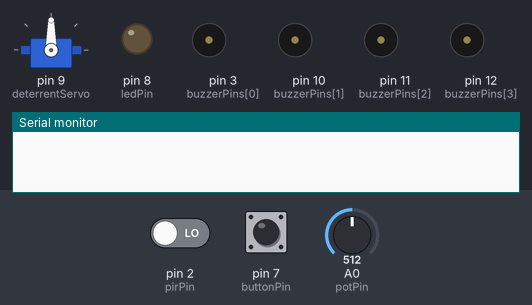
Simulated run of this sketch. Board: Arduino Uno, built with avr-gcc and run on an emulated ATmega328P. On the bench: servo, output pins drawn as LEDs (lit = HIGH), buzzer (waves = sounding, pin HIGH), the last lines printed to the serial monitor. The inputs (shaded band) are chosen by the test bench; at power-on: pin 2 (pirPin) LOW, A0 (potPin) = 512, pin 7 (buttonPin) LOW.

Above: at 1.2 s.
1.3 s: pin 2 (pirPin) driven HIGH
At 2.0 s:
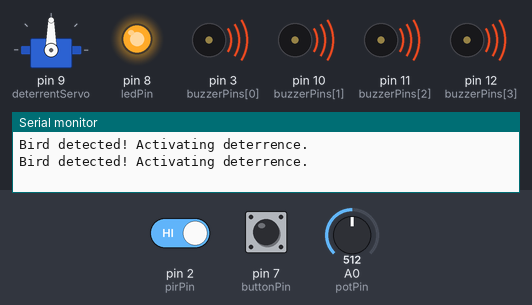
2.8 s: A0 (potPin) set to 354
4.3 s: A0 (potPin) set to 329
At 5.5 s:
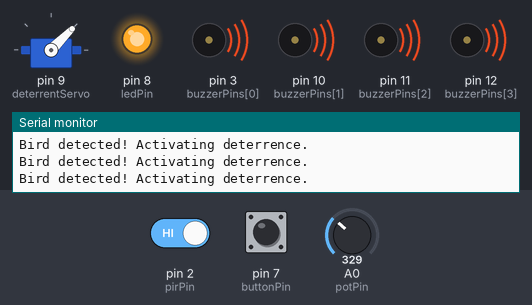
5.8 s: A0 (potPin) set to 692
At 7.0 s:
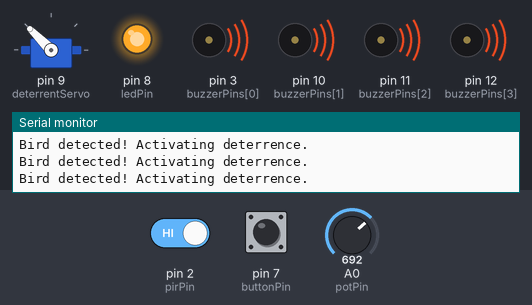
7.6 s: A0 (potPin) set to 664
At 8.4 s:
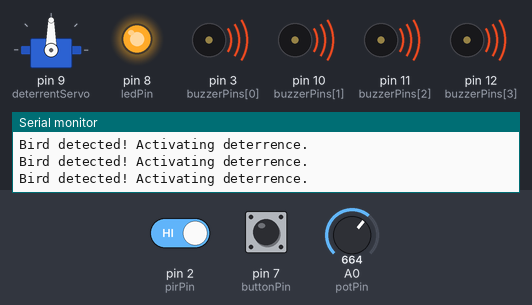
9.4 s: A0 (potPin) set to 716
At 11.1 s:
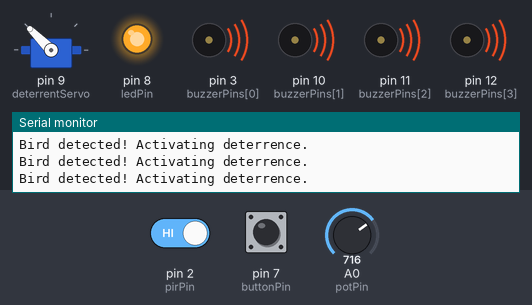
Timing chart, 0 to 12.2 s (numbered marks = the images above; inputs shaded):
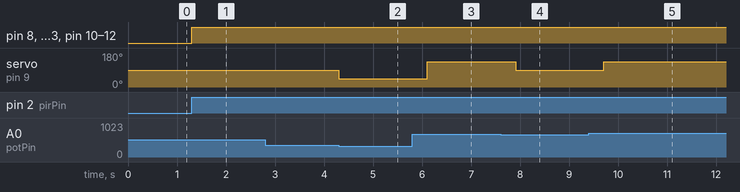

The sketch:

Aerohack_code_tinkercad.ino
```cpp
#include <Servo.h>

const int pirPin = 2;
const int buttonPin = 7;
const int potPin = A0;

const int buzzerPins[] = {3, 10, 11, 12};
const int numBuzzers = 4;

const int ledPin = 8;  // LED pin

Servo deterrentServo;

void setup() {
  pinMode(pirPin, INPUT);
  pinMode(buttonPin, INPUT);
  pinMode(ledPin, OUTPUT);  // Set LED pin as output

  for (int i = 0; i < numBuzzers; i++) {
    pinMode(buzzerPins[i], OUTPUT);
    digitalWrite(buzzerPins[i], LOW);
  }

  deterrentServo.attach(9);
  deterrentServo.write(90); // Centered initially

  Serial.begin(9600);
}

void loop() {
  bool pirDetected = digitalRead(pirPin);
  bool buttonPressed = digitalRead(buttonPin);

  if (pirDetected || buttonPressed) {
    int potValue = analogRead(potPin);  // 0–1023
    int angle;

    // Map potentiometer to direction angle (left to right)
    if (potValue < 341) {
      angle = 45;  // Left
    } else if (potValue < 682) {
      angle = 90;  // Center
    } else {
      angle = 135; // Right
    }

    deterrentServo.write(angle);

    // Activate all buzzers
    for (int i = 0; i < numBuzzers; i++) {
      digitalWrite(buzzerPins[i], HIGH);
    }

    digitalWrite(ledPin, HIGH);  // Turn LED on
    Serial.println("Bird detected! Activating deterrence.");
    delay(500);  // Brief delay to simulate deterrence time
  } else {
    // No detection: center servo, silence buzzers, turn off LED
    deterrentServo.write(90);

    for (int i = 0; i < numBuzzers; i++) {
      digitalWrite(buzzerPins[i], LOW);
    }

    digitalWrite(ledPin, LOW);  // Turn LED off
  }

  delay(100);  // Small debounce loop delay
}
```

Measured:
- the behaviour switches between 341 and 340 on A0 (potPin) (found by bisection; images 1 and 2)
- the behaviour switches between 682 and 681 on A0 (potPin) (found by bisection; images 3 and 4)
- after the input at 1.3 s, pin 8 (ledPin), pin 3 (buzzerPins[0]), pin 10 (buzzerPins[1]), pin 11 (buzzerPins[2]), pin 12 (buzzerPins[3]): LOW → HIGH at once
- after the input at 4.3 s, servo on pin 9 (deterrentServo): 90° → 45° at once
- after the input at 5.8 s, servo on pin 9 (deterrentServo): 45° → 135° after 0.31 s
- after the input at 7.6 s, servo on pin 9 (deterrentServo): 135° → 90° after 0.31 s
- after the input at 9.4 s, servo on pin 9 (deterrentServo): 90° → 135° after 0.31 s
